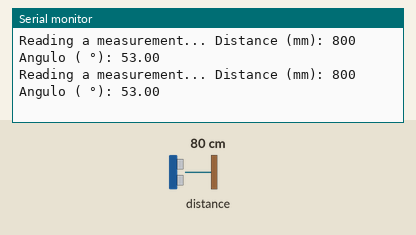
Recording of a sketch running on a simulated ESP8266 (NodeMCU). Shown: the last lines printed to the serial monitor. The test bench sets the inputs (shaded band); at power-on: distance to the obstacle 80 cm.

Above: at 1.2 s.
1.3 s: distance to the obstacle set to 250 cm
At 1.46 s:
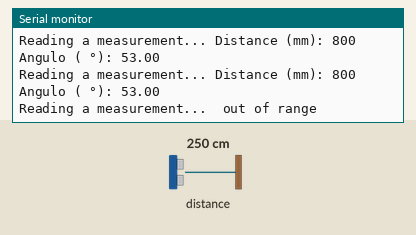
3.2 s: distance to the obstacle set to 2 cm
At 3.33 s:
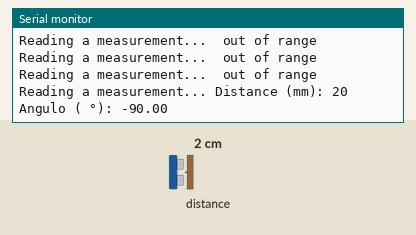

The sketch:

medidor_de_angulos_balancin.ino
```cpp
#include <ESP8266WiFi.h>
#include <Adafruit_VL53L0X.h>
#include <math.h>

Adafruit_VL53L0X lox = Adafruit_VL53L0X();


float distancia, theta;

float R=261; //mm

void setup() {
  Serial.begin(115200);

  // wait until serial port opens for native USB devices
  while (! Serial) {
    delay(1);
  }

  Serial.println("Adafruit VL53L0X test");
  if (!lox.begin()) {
    Serial.println(F("Failed to boot VL53L0X"));
    while(1);
  }
  // power
  Serial.println(F("VL53L0X API Simple Ranging example\n\n"));
}


void loop() {
  VL53L0X_RangingMeasurementData_t measure;

  Serial.print("Reading a measurement... ");
  lox.rangingTest(&measure, false); // pass in 'true' to get debug data printout!

  distancia=measure.RangeMilliMeter-20;

  theta=(2*atan(distancia/R)-PI/2)*(180/PI);

  if (measure.RangeStatus != 4) {  // phase failures have incorrect data
    Serial.print("Distance (mm): "); Serial.print(measure.RangeMilliMeter); Serial.print("  Angulo ( °): "); Serial.println(theta);
  } else {
    Serial.println(" out of range ");
  }

  delay(100);
}
```

Measured:
- after the input at 1.3 s, the serial monitor: prints a new line at once (image 1)
- after the input at 3.2 s, the serial monitor: prints a new line at once (image 2)
